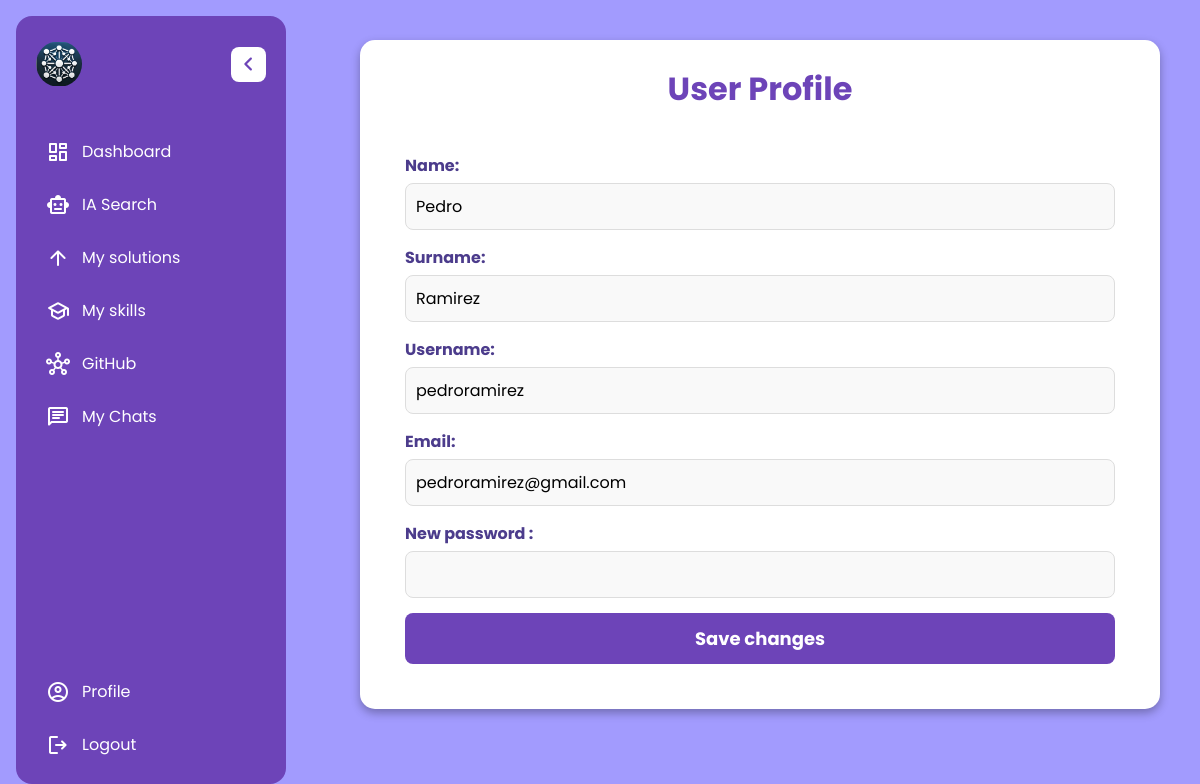
The page /views/profile.php (signed in) on the database its author committed.
### tables this page shows
CREATE TABLE `users` (
  `id` int(11) NOT NULL,
  `name` varchar(100) NOT NULL,
  `surname` varchar(100) NOT NULL,
  `username` varchar(100) NOT NULL,
  `email` varchar(255) NOT NULL,
  `password` varchar(255) NOT NULL,
  `updated_at` timestamp NOT NULL DEFAULT current_timestamp() ON UPDATE current_timestamp(),
  `created_at` timestamp NOT NULL DEFAULT current_timestamp(),
  `socials` varchar(500) DEFAULT NULL
);

### config/Db.php (called while the page is built, shortened)
<?php
class Db{
    private $servername= "localhost";
    private $username= "root";
    private $password= "";
    private $dbname= "solutionhub_db";
    public function connect() {
        $this->conn = null;
        try {
            $this->conn = new PDO("mysql:host=$this->servername;dbname=$this->dbname", $this->username, $this->password);
            $this->conn->setAttribute(PDO::ATTR_ERRMODE, PDO::ERRMODE_EXCEPTION);
        } catch(PDOException $e) {
            echo 'Connection Error: ' . $e->getMessage();
        }
        return $this->conn;
    }
}

### models/User.php (called while the page is built, shortened)
<?php
require_once "../config/Db.php";
class User {
    private $conn;
    public function __construct($db) {
        $this->conn = $db->connect();
    }
    public function getUserById($user_id){
        try {
            $stmt = $this->conn->prepare("SELECT * FROM users WHERE id = ?");
            $stmt->execute([$user_id]);
            $user = $stmt->fetch(PDO::FETCH_ASSOC);
            if ($user) {
                return $user;
            } else {
                return ['error' => 'Usuario no encontrada.'];
            }
        } catch (PDOException $e) {
            return ['error' => $e->getMessage()];
        }
    }
}

### views/profile.php (the view, shortened to what this page needs)
<?php
require_once "../config/Db.php";
require_once "../models/User.php";
$db = new Db();
$user_id = $_SESSION['user_id'];
$u = new User($db);
$user = $u->getUserById($user_id);
require_once "../includes/parts/header.php";
?>
<link rel="stylesheet" href="../assets/css/profile.css">
</head>
<body>
<?php require_once "../includes/parts/layout.php"; ?>
    <div id="section">
    <h1 class="profile-title">User Profile</h1>
        <section class="profile-info">
            <div class="profile-details">
                <form action="profile.php" method="POST">
                    <div class="input">
                        <label for="name">Name:</label>
                        <input type="text" id="name" name="name"
                            value="<?= htmlspecialchars($user['name']) ?>" required>
                    </div>
                    <div class="input">
                        <label for="surname">Surname:</label>
                        <input type="text" id="surname" name="surname"
                            value="<?= htmlspecialchars($user['surname']) ?>" required>
                    </div>
                    <div class="input">
                        <label for="username">Username:</label>
                        <input type="text" id="username" name="username"
                            value="<?= htmlspecialchars($user['username']) ?>" required>
                    </div>
                    <div class="input">
                        <label for="email">Email:</label>
                        <input type="email" id="email" name="email" value="<?= htmlspecialchars($user['email']) ?>"
                            required>
                    </div>
                    <div class="input">
                        <label for="password">New password :</label>
                        <input type="password" id="password" name="password">
                    </div>
                    <div>
                        <button type="submit" class="edit-profile-button">Save changes</button>
                    </div>
                </form>
        </section>
    </div>
</body>
</html>

### assets/css/layout.css (style rules this page uses)
* { margin: 0; padding: 0; box-sizing: border-box; font-family: "Poppins", sans-serif; }
body { min-height: 100vh; background: #a29bfe; }

### assets/css/profile.css (style rules this page uses)
#section { position: absolute; left: 30%; top: 5%; width: 100%; max-width: 800px; background: #ffffff; padding: 25px; border-radius: 15px; box-shadow: 0 4px 10px rgba(0, 0, 0, 0.3); }
.profile-title { text-align: center; font-size: 32px; margin-bottom: 20px; color: #6d44b8; font-weight: bold; }
.profile-info { padding: 20px; }
.profile-details form { display: flex; flex-direction: column; gap: 15px; }
.input { display: flex; flex-direction: column; }
.input label { font-weight: bold; color: #4c3c8c; margin-bottom: 5px; }
.input input { width: 100%; padding: 10px; border: 1px solid #ddd; border-radius: 8px; font-size: 16px; background: #f9f9f9; }
.edit-profile-button { width: 100%; padding: 12px; background: #6d44b8; color: #fff; border: none; border-radius: 8px; font-size: 18px; font-weight: bold; cursor: pointer; transition: background 0.3s, transform 0.2s; }

### rows shown on the page
users: name "Pedro", surname "Ramirez", username "pedroramirez", email "pedroramirez@gmail.com"
